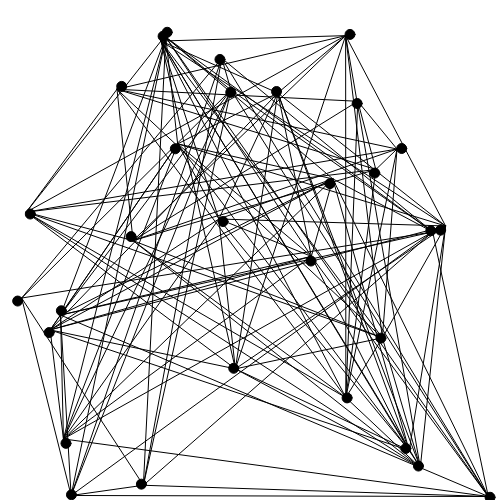
Frame 1 (no input)
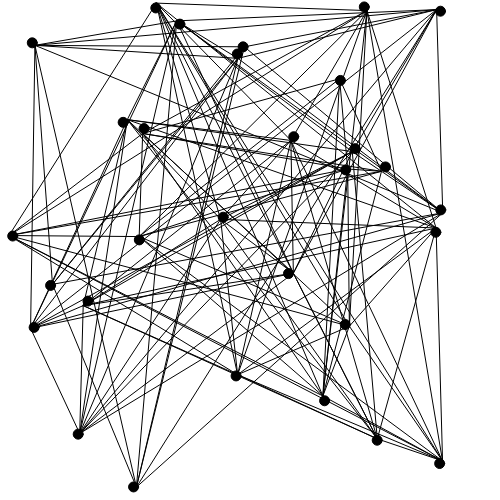
Frame 60 (no input)
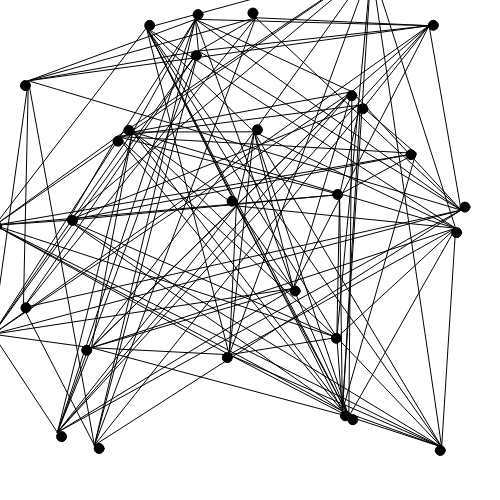
Frame 120 (the mouse pressed at the canvas centre since frame 60)

The p5.js sketch that drew these frames (run headless with seeded random() and noise() and a simulated clock; from frame 60 on, the mouse is pressed at the canvas centre):

// p5.js sketch
// ── sketch.js

// THOUGHTS:
// what if the number of nodes you connect to is not fixed, but depends on distance?
// the current perturbDots function is dumb

let dots = [];
let n = 30;
let m = 5; // how many to connect to 

function setup(){
	createCanvas(500, 500);

	for(let i=0; i < n; i++){
		dots.push(createVector(random()*width, random()*height));
	}

}

function draw(){
	fill(0);
	background(255);
	for(let i in dots){
		ellipse(dots[i].x, dots[i].y, 10, 10);
	}
	perturbDots();
  connectDots();
}

function perturbDots(){
	for(let i in dots){
		dots[i].x += (random()-0.5)*10;
		dots[i].y += (random()-0.5)*10;

		dots[i].x %= width;
		dots[i].y %= height;
	}
}

function connectDots() {
  let closest = [];
  for(let i = 0; i < n; i++) {
    closest.push([]);
    let allDists = []; // this is stupid, I should be inserting new distances in to a sorted array, but WHATEVER!! n^2 log n VS n^2 log n AM I RIGHT? technically but the constants are egregious
    for(let j = i+1; j < n; j++) {
      allDists.push({"dist":dots[i].dist(dots[j]), "index":j})
    }
    allDists.sort(function(x,y){x.dist - y.dist});
    for(let k = 0; k < min(allDists.length, m); k++) {
      let j = allDists[k].index;
      closest[i].push(j);
      line(dots[i].x, dots[i].y, dots[j].x, dots[j].y);
    }
  }
}
